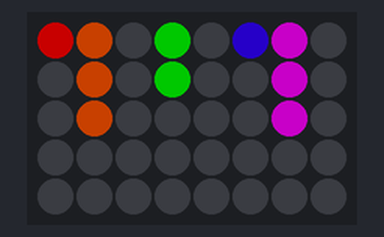
This sketch was run on a simulated Arduino Uno, built with avr-gcc and run on an emulated ATmega328P. Parts: 8×5 RGB LED matrix (first LED top left, wired row by row). Dim RGB values are drawn brighter than linear; random numbers use the default seed unless the sketch sets one.

Above: at 0.02 s.
At 5.05 s:
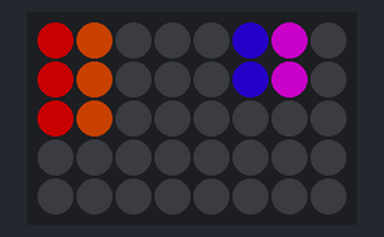
At 9.59 s:
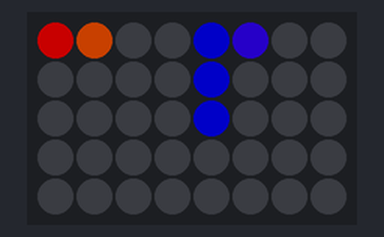
At 19.96 s:
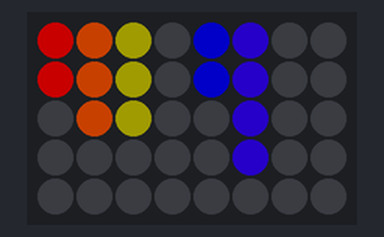
At 30.07 s:
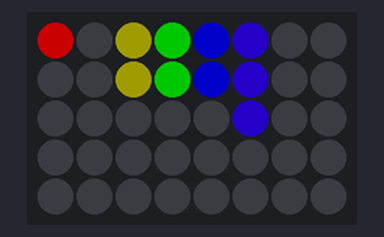
At 39.91 s:
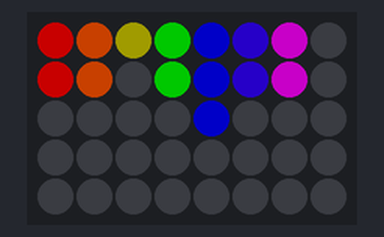

The sketch:

shield_fun.ino
```cpp
// Adafruit_NeoMatrix example for single NeoPixel Shield.
// Scrolls 'Howdy' across the matrix in a portrait (vertical) orientation.

#include <Adafruit_GFX.h>
#include <Adafruit_NeoMatrix.h>
#include <Adafruit_NeoPixel.h>
#ifndef PSTR
#define PSTR // Make Arduino Due happy
#endif

#define PIN 6

// MATRIX DECLARATION:
// Parameter 1 = width of NeoPixel matrix
// Parameter 2 = height of matrix
// Parameter 3 = pin number (most are valid)
// Parameter 4 = matrix layout flags, add together as needed:
//   NEO_MATRIX_TOP, NEO_MATRIX_BOTTOM, NEO_MATRIX_LEFT, NEO_MATRIX_RIGHT:
//     Position of the FIRST LED in the matrix; pick two, e.g.
//     NEO_MATRIX_TOP + NEO_MATRIX_LEFT for the top-left corner.
//   NEO_MATRIX_ROWS, NEO_MATRIX_COLUMNS: LEDs are arranged in horizontal
//     rows or in vertical columns, respectively; pick one or the other.
//   NEO_MATRIX_PROGRESSIVE, NEO_MATRIX_ZIGZAG: all rows/columns proceed
//     in the same order, or alternate lines reverse direction; pick one.
//   See example below for these values in action.
// Parameter 5 = pixel type flags, add together as needed:
//   NEO_KHZ800  800 KHz bitstream (most NeoPixel products w/WS2812 LEDs)
//   NEO_KHZ400  400 KHz (classic 'v1' (not v2) FLORA pixels, WS2811 drivers)
//   NEO_GRB     Pixels are wired for GRB bitstream (most NeoPixel products)
//   NEO_RGB     Pixels are wired for RGB bitstream (v1 FLORA pixels, not v2)


// Example for NeoPixel Shield.  In this application we'd like to use it
// as a 5x8 tall matrix, with the USB port positioned at the top of the
// Arduino.  When held that way, the first pixel is at the top right, and
// lines are arranged in columns, progressive order.  The shield uses
// 800 KHz (v2) pixels that expect GRB color data.
Adafruit_NeoMatrix matrix = Adafruit_NeoMatrix(8, 5, PIN,
                            NEO_MATRIX_BOTTOM + NEO_MATRIX_LEFT +
                            NEO_MATRIX_ROWS   + NEO_MATRIX_PROGRESSIVE,
                            NEO_GRB           + NEO_KHZ800);

int colours[][3] = {
  { 255, 0 , 0 },   // Red
  { 255, 160, 0 },   // Orange
  { 160, 160, 0 },  // Yellow
  { 0, 255, 0 },    // Green
  { 0, 0, 255 },    // Blue
  { 128, 0, 255 },   // Indigo
  { 255, 0, 255 },  // Violet
  { 128, 128, 128}, // White
};

const uint16_t colors[] = {
  matrix.Color(255, 0, 0), matrix.Color(0, 255, 0), matrix.Color(0, 0, 255)
};

void setup() {
  matrix.begin();
  matrix.setBrightness(100);
}

void loop() {
  matrix.fillScreen(0);
  for (int i = 0; i < matrix.width() - 1; i++) {
    for (int j = 0; j < random(matrix.height() + 1); j++) {
      matrix.drawPixel(i, j, matrix.Color(colours[i][0], colours[i][1], colours[i][2]));
    }
  }
  matrix.show();
  delay(32);
}
```
